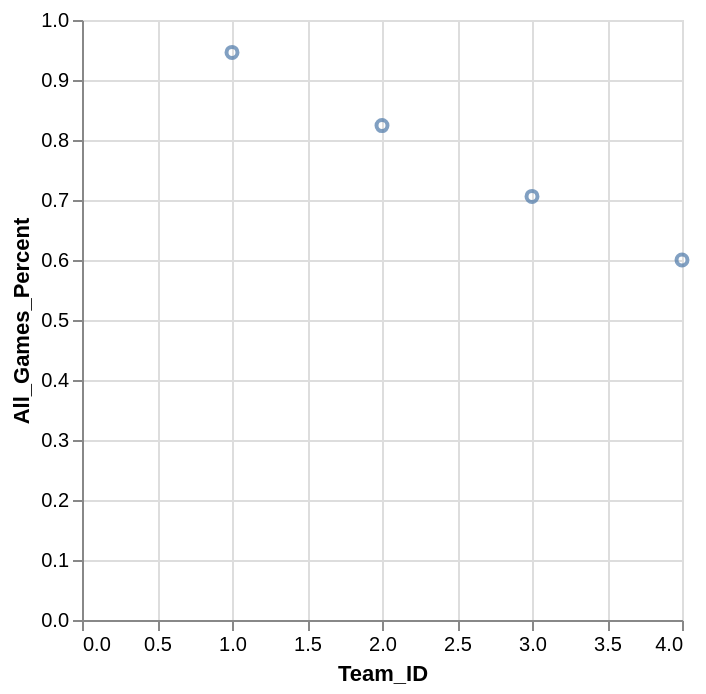

Here is the Vega-Lite specification saved for this chart:
### Vega-Lite specification from a JSON file in a GitHub repository (floating-point values rounded to 4 significant figures)
{"data": {"values": [{"x_data": 1, "y_data": 0.946}, {"x_data": 2, "y_data": 0.824}, {"x_data": 3, "y_data": 0.706}, {"x_data": 4, "y_data": 0.6}]}, "mark": "point", "encoding": {"x": {"field": "x_data", "type": "quantitative", "title": "Team_ID"}, "y": {"field": "y_data", "type": "quantitative", "title": "All_Games_Percent"}}}
